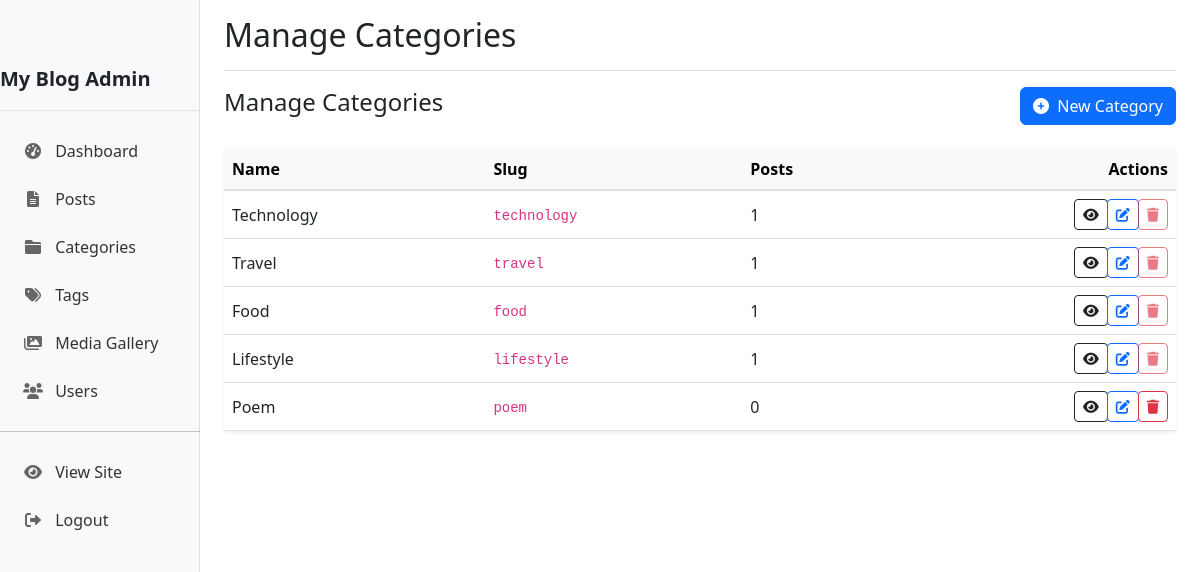
Page /admin/categories (signed in) on the committed database.
### models.py (models this page shows, shortened)
class Category(db.Model):
    id = db.Column(db.Integer, primary_key=True)
    name = db.Column(db.String(50), nullable=False)
    slug = db.Column(db.String(50), unique=True, nullable=False)
    created_at = db.Column(db.DateTime, default=datetime.utcnow)
    posts = db.relationship('Post', backref='category', lazy=True)

### routes.py (the view)
    @login_required
    def decorated_function(*args, **kwargs):
        if not current_user.is_admin:
            abort(403)  # Forbidden
        return f(*args, **kwargs)

### app.py (called while the page is built)
@app.after_request
def add_cache_control(response):
    if request.path.startswith('/static'):
        if 'css' in request.path or 'js' in request.path:
            response.cache_control.max_age = 31536000
        elif 'img' in request.path or 'uploads' in request.path:
            response.cache_control.max_age = 604800
    return response

@app.context_processor
def inject_globals():
    categories = Category.query.all()
    popular_tags = Tag.query.join(Tag.posts).group_by(Tag.id).order_by(func.count().desc()).limit(10).all()
    recent_posts = Post.query.filter_by(published=True).order_by(Post.created_at.desc()).limit(5).all()
    current_year = datetime.now().year
    return {
        'categories': categories,
        'popular_tags': popular_tags,
        'recent_posts': recent_posts,
        'current_year': current_year
    }

### models.py (called while the page is built)
@login_manager.user_loader
def load_user(user_id):
    return User.query.get(int(user_id))

### routes.py (called while the page is built)
def admin_required(f):
    @login_required
    def decorated_function(*args, **kwargs):
        if not current_user.is_admin:
            abort(403)  # Forbidden
        return f(*args, **kwargs)
    decorated_function.__name__ = f.__name__
    return decorated_function

@app.route('/admin/categories')
@admin_required
def admin_categories():
    categories = Category.query.all()
    return render_template('admin/categories.html', title='Manage Categories', categories=categories)

### app/templates/admin/categories.html (shortened to what this page needs)
{% extends "admin/layout.html" %}
{% block content %}
<div class="d-flex justify-content-between align-items-center mb-4">
    <h4>Manage Categories</h4>
    <a href="{{ url_for('new_category') }}" class="btn btn-primary">
        <i class="fas fa-plus-circle me-1"></i> New Category
    </a>
</div>
<div class="card border-0 shadow-sm">
    <div class="card-body p-0">
        <div class="table-responsive">
            <table class="table table-hover align-middle mb-0">
                <thead class="table-light">
                    <tr>
                        <th>Name</th>
                        <th>Slug</th>
                        <th>Posts</th>
                        <th class="text-end">Actions</th>
                    </tr>
                </thead>
                <tbody>
                    {% for category in categories %}
                        <tr>
                            <td class="fw-medium">{{ category.name }}</td>
                            <td><code>{{ category.slug }}</code></td>
                            <td>{{ category.posts|length }}</td>
                            <td class="text-end">
                                <div class="btn-group">
                                    <a href="{{ url_for('category', slug=category.slug) }}" class="btn btn-sm btn-outline-dark" target="_blank" title="View">
                                        <i class="fas fa-eye"></i>
                                    </a>
                                    <a href="{{ url_for('edit_category', category_id=category.id) }}" class="btn btn-sm btn-outline-primary" title="Edit">
                                        <i class="fas fa-edit"></i>
                                    </a>
                                    <button type="button" class="btn btn-sm btn-outline-danger" data-bs-toggle="modal" data-bs-target="#deleteModal{{ category.id }}" title="Delete" {{ 'disabled' if category.posts|length > 0 }}>
                                        <i class="fas fa-trash"></i>
                                    </button>
                                </div>
                            </td>
                        </tr>
                    {% else %}
                        <tr>
                            <td colspan="4" class="text-center py-4">
                                <p class="text-muted mb-0">No categories found</p>
                            </td>
                        </tr>
                    {% endfor %}
                </tbody>
            </table>
        </div>
    </div>
</div>
{% endblock %}

### app/static/css/admin.css (style rules this page uses)
.card { border: none; box-shadow: 0 0.125rem 0.25rem rgba(0, 0, 0, 0.075); margin-bottom: 1.5rem; transition: transform 0.3s ease, box-shadow 0.3s ease; }
.table { margin-bottom: 0; }
.table th { border-top: none; font-weight: 600; }
.table thead th { border-top: none; border-bottom: 2px solid #dee2e6; }
.btn-group .btn { border-radius: 0.25rem !important; margin-right: 0.25rem; }
.btn-group .btn:last-child { margin-right: 0; }
.btn-group > .btn { margin-right: 0; }

### rows in the picture
Category: name "Technology", slug "technology", posts|length "1"
Category: name "Travel", slug "travel", posts|length "1"
Category: name "Food", slug "food", posts|length "1"
Category: name "Lifestyle", slug "lifestyle", posts|length "1"
Category: name "Poem", slug "poem", posts|length "0"

### other values in the picture
{{ title }} "Manage Categories"
